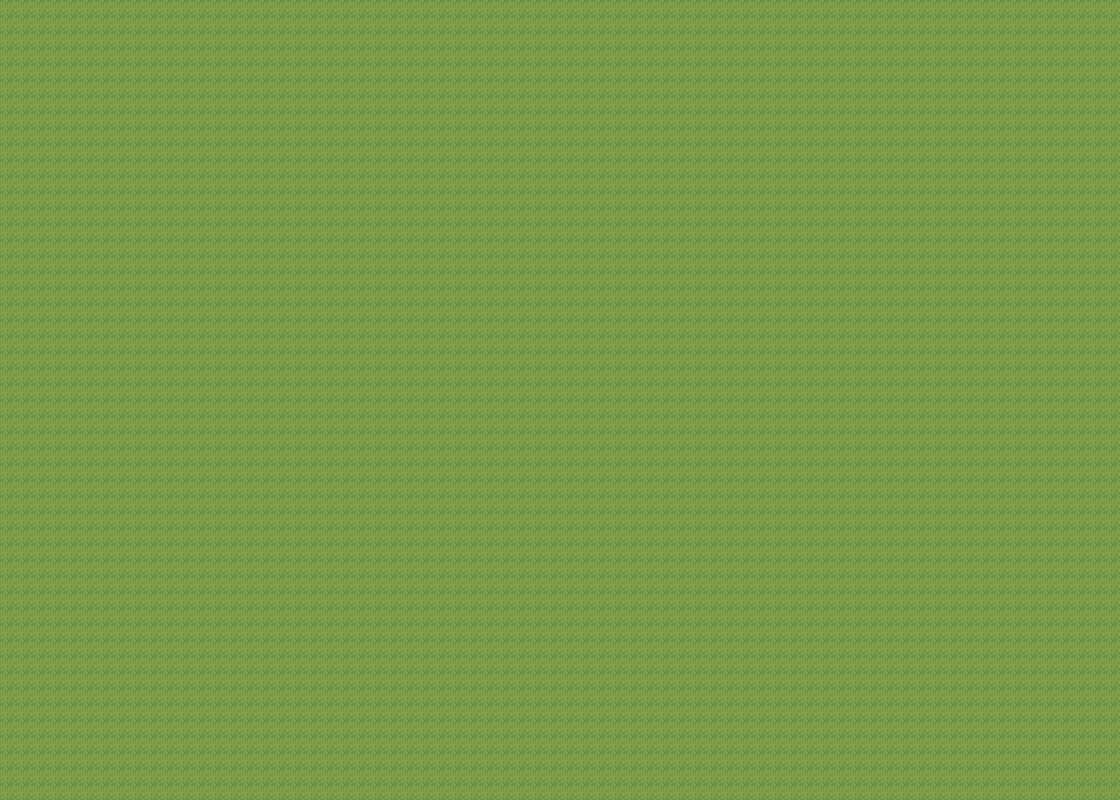

A level layout from a 2D game, rendered from its tile map. Below: a short description, then the map file with its tile-grid data intact:
An orthogonal 70x50 tile map with 16x16 px tiles, 1 tile layer (ice).

<map version="1.10" tiledversion="1.11.2" orientation="orthogonal" renderorder="right-down" width="70" height="50" tilewidth="16" tileheight="16" infinite="0" nextlayerid="25" nextobjectid="21">
 <tileset firstgid="1" name="ground" tilewidth="16" tileheight="16" tilecount="252" columns="12">
  <image source="image.png" width="192" height="336" />
 </tileset>
 <layer id="23" name="ice" width="70" height="50">
  <data encoding="csv">
1,1,1,1,1,1,1,1,1,1,1,1,1,1,1,1,1,1,1,1,1,1,1,1,1,1,1,1,1,1,1,1,1,1,1,1,1,1,1,1,1,1,1,1,1,1,1,1,1,1,1,1,1,1,1,1,1,1,1,1,1,1,1,1,1,1,1,1,1,1,
1,1,1,1,1,1,1,1,1,1,1,1,1,1,1,1,1,1,1,1,1,1,1,1,1,1,1,1,1,1,1,1,1,1,1,1,1,1,1,1,1,1,1,1,1,1,1,1,1,1,1,1,1,1,1,1,1,1,1,1,1,1,1,1,1,1,1,1,1,1,
1,1,1,1,1,1,1,1,1,1,1,1,1,1,1,1,1,1,1,1,1,1,1,1,1,1,1,1,1,1,1,1,1,1,1,1,1,1,1,1,1,1,1,1,1,1,1,1,1,1,1,1,1,1,1,1,1,1,1,1,1,1,1,1,1,1,1,1,1,1,
1,1,1,1,1,1,1,1,1,1,1,1,1,1,1,1,1,1,1,1,1,1,1,1,1,1,1,1,1,1,1,1,1,1,1,1,1,1,1,1,1,1,1,1,1,1,1,1,1,1,1,1,1,1,1,1,1,1,1,1,1,1,1,1,1,1,1,1,1,1,
1,1,1,1,1,1,1,1,1,1,1,1,1,1,1,1,1,1,1,1,1,1,1,1,1,1,1,1,1,1,1,1,1,1,1,1,1,1,1,1,1,1,1,1,1,1,1,1,1,1,1,1,1,1,1,1,1,1,1,1,1,1,1,1,1,1,1,1,1,1,
1,1,1,1,1,1,1,1,1,1,1,1,1,1,1,1,1,1,1,1,1,1,1,1,1,1,1,1,1,1,1,1,1,1,1,1,1,1,1,1,1,1,1,1,1,1,1,1,1,1,1,1,1,1,1,1,1,1,1,1,1,1,1,1,1,1,1,1,1,1,
1,1,1,1,1,1,1,1,1,1,1,1,1,1,1,1,1,1,1,1,1,1,1,1,1,1,1,1,1,1,1,1,1,1,1,1,1,1,1,1,1,1,1,1,1,1,1,1,1,1,1,1,1,1,1,1,1,1,1,1,1,1,1,1,1,1,1,1,1,1,
1,1,1,1,1,1,1,1,1,1,1,1,1,1,1,1,1,1,1,1,1,1,1,1,1,1,1,1,1,1,1,1,1,1,1,1,1,1,1,1,1,1,1,1,1,1,1,1,1,1,1,1,1,1,1,1,1,1,1,1,1,1,1,1,1,1,1,1,1,1,
1,1,1,1,1,1,1,1,1,1,1,1,1,1,1,1,1,1,1,1,1,1,1,1,1,1,1,1,1,1,1,1,1,1,1,1,1,1,1,1,1,1,1,1,1,1,1,1,1,1,1,1,1,1,1,1,1,1,1,1,1,1,1,1,1,1,1,1,1,1,
1,1,1,1,1,1,1,1,1,1,1,1,1,1,1,1,1,1,1,1,1,1,1,1,1,1,1,1,1,1,1,1,1,1,1,1,1,1,1,1,1,1,1,1,1,1,1,1,1,1,1,1,1,1,1,1,1,1,1,1,1,1,1,1,1,1,1,1,1,1,
1,1,1,1,1,1,1,1,1,1,1,1,1,1,1,1,1,1,1,1,1,1,1,1,1,1,1,1,1,1,1,1,1,1,1,1,1,1,1,1,1,1,1,1,1,1,1,1,1,1,1,1,1,1,1,1,1,1,1,1,1,1,1,1,1,1,1,1,1,1,
1,1,1,1,1,1,1,1,1,1,1,1,1,1,1,1,1,1,1,1,1,1,1,1,1,1,1,1,1,1,1,1,1,1,1,1,1,1,1,1,1,1,1,1,1,1,1,1,1,1,1,1,1,1,1,1,1,1,1,1,1,1,1,1,1,1,1,1,1,1,
1,1,1,1,1,1,1,1,1,1,1,1,1,1,1,1,1,1,1,1,1,1,1,1,1,1,1,1,1,1,1,1,1,1,1,1,1,1,1,1,1,1,1,1,1,1,1,1,1,1,1,1,1,1,1,1,1,1,1,1,1,1,1,1,1,1,1,1,1,1,
1,1,1,1,1,1,1,1,1,1,1,1,1,1,1,1,1,1,1,1,1,1,1,1,1,1,1,1,1,1,1,1,1,1,1,1,1,1,1,1,1,1,1,1,1,1,1,1,1,1,1,1,1,1,1,1,1,1,1,1,1,1,1,1,1,1,1,1,1,1,
1,1,1,1,1,1,1,1,1,1,1,1,1,1,1,1,1,1,1,1,1,1,1,1,1,1,1,1,1,1,1,1,1,1,1,1,1,1,1,1,1,1,1,1,1,1,1,1,1,1,1,1,1,1,1,1,1,1,1,1,1,1,1,1,1,1,1,1,1,1,
1,1,1,1,1,1,1,1,1,1,1,1,1,1,1,1,1,1,1,1,1,1,1,1,1,1,1,1,1,1,1,1,1,1,1,1,1,1,1,1,1,1,1,1,1,1,1,1,1,1,1,1,1,1,1,1,1,1,1,1,1,1,1,1,1,1,1,1,1,1,
1,1,1,1,1,1,1,1,1,1,1,1,1,1,1,1,1,1,1,1,1,1,1,1,1,1,1,1,1,1,1,1,1,1,1,1,1,1,1,1,1,1,1,1,1,1,1,1,1,1,1,1,1,1,1,1,1,1,1,1,1,1,1,1,1,1,1,1,1,1,
1,1,1,1,1,1,1,1,1,1,1,1,1,1,1,1,1,1,1,1,1,1,1,1,1,1,1,1,1,1,1,1,1,1,1,1,1,1,1,1,1,1,1,1,1,1,1,1,1,1,1,1,1,1,1,1,1,1,1,1,1,1,1,1,1,1,1,1,1,1,
1,1,1,1,1,1,1,1,1,1,1,1,1,1,1,1,1,1,1,1,1,1,1,1,1,1,1,1,1,1,1,1,1,1,1,1,1,1,1,1,1,1,1,1,1,1,1,1,1,1,1,1,1,1,1,1,1,1,1,1,1,1,1,1,1,1,1,1,1,1,
1,1,1,1,1,1,1,1,1,1,1,1,1,1,1,1,1,1,1,1,1,1,1,1,1,1,1,1,1,1,1,1,1,1,1,1,1,1,1,1,1,1,1,1,1,1,1,1,1,1,1,1,1,1,1,1,1,1,1,1,1,1,1,1,1,1,1,1,1,1,
1,1,1,1,1,1,1,1,1,1,1,1,1,1,1,1,1,1,1,1,1,1,1,1,1,1,1,1,1,1,1,1,1,1,1,1,1,1,1,1,1,1,1,1,1,1,1,1,1,1,1,1,1,1,1,1,1,1,1,1,1,1,1,1,1,1,1,1,1,1,
1,1,1,1,1,1,1,1,1,1,1,1,1,1,1,1,1,1,1,1,1,1,1,1,1,1,1,1,1,1,1,1,1,1,1,1,1,1,1,1,1,1,1,1,1,1,1,1,1,1,1,1,1,1,1,1,1,1,1,1,1,1,1,1,1,1,1,1,1,1,
1,1,1,1,1,1,1,1,1,1,1,1,1,1,1,1,1,1,1,1,1,1,1,1,1,1,1,1,1,1,1,1,1,1,1,1,1,1,1,1,1,1,1,1,1,1,1,1,1,1,1,1,1,1,1,1,1,1,1,1,1,1,1,1,1,1,1,1,1,1,
1,1,1,1,1,1,1,1,1,1,1,1,1,1,1,1,1,1,1,1,1,1,1,1,1,1,1,1,1,1,1,1,1,1,1,1,1,1,1,1,1,1,1,1,1,1,1,1,1,1,1,1,1,1,1,1,1,1,1,1,1,1,1,1,1,1,1,1,1,1,
1,1,1,1,1,1,1,1,1,1,1,1,1,1,1,1,1,1,1,1,1,1,1,1,1,1,1,1,1,1,1,1,1,1,1,1,1,1,1,1,1,1,1,1,1,1,1,1,1,1,1,1,1,1,1,1,1,1,1,1,1,1,1,1,1,1,1,1,1,1,
1,1,1,1,1,1,1,1,1,1,1,1,1,1,1,1,1,1,1,1,1,1,1,1,1,1,1,1,1,1,1,1,1,1,1,1,1,1,1,1,1,1,1,1,1,1,1,1,1,1,1,1,1,1,1,1,1,1,1,1,1,1,1,1,1,1,1,1,1,1,
1,1,1,1,1,1,1,1,1,1,1,1,1,1,1,1,1,1,1,1,1,1,1,1,1,1,1,1,1,1,1,1,1,1,1,1,1,1,1,1,1,1,1,1,1,1,1,1,1,1,1,1,1,1,1,1,1,1,1,1,1,1,1,1,1,1,1,1,1,1,
1,1,1,1,1,1,1,1,1,1,1,1,1,1,1,1,1,1,1,1,1,1,1,1,1,1,1,1,1,1,1,1,1,1,1,1,1,1,1,1,1,1,1,1,1,1,1,1,1,1,1,1,1,1,1,1,1,1,1,1,1,1,1,1,1,1,1,1,1,1,
1,1,1,1,1,1,1,1,1,1,1,1,1,1,1,1,1,1,1,1,1,1,1,1,1,1,1,1,1,1,1,1,1,1,1,1,1,1,1,1,1,1,1,1,1,1,1,1,1,1,1,1,1,1,1,1,1,1,1,1,1,1,1,1,1,1,1,1,1,1,
1,1,1,1,1,1,1,1,1,1,1,1,1,1,1,1,1,1,1,1,1,1,1,1,1,1,1,1,1,1,1,1,1,1,1,1,1,1,1,1,1,1,1,1,1,1,1,1,1,1,1,1,1,1,1,1,1,1,1,1,1,1,1,1,1,1,1,1,1,1,
1,1,1,1,1,1,1,1,1,1,1,1,1,1,1,1,1,1,1,1,1,1,1,1,1,1,1,1,1,1,1,1,1,1,1,1,1,1,1,1,1,1,1,1,1,1,1,1,1,1,1,1,1,1,1,1,1,1,1,1,1,1,1,1,1,1,1,1,1,1,
1,1,1,1,1,1,1,1,1,1,1,1,1,1,1,1,1,1,1,1,1,1,1,1,1,1,1,1,1,1,1,1,1,1,1,1,1,1,1,1,1,1,1,1,1,1,1,1,1,1,1,1,1,1,1,1,1,1,1,1,1,1,1,1,1,1,1,1,1,1,
1,1,1,1,1,1,1,1,1,1,1,1,1,1,1,1,1,1,1,1,1,1,1,1,1,1,1,1,1,1,1,1,1,1,1,1,1,1,1,1,1,1,1,1,1,1,1,1,1,1,1,1,1,1,1,1,1,1,1,1,1,1,1,1,1,1,1,1,1,1,
1,1,1,1,1,1,1,1,1,1,1,1,1,1,1,1,1,1,1,1,1,1,1,1,1,1,1,1,1,1,1,1,1,1,1,1,1,1,1,1,1,1,1,1,1,1,1,1,1,1,1,1,1,1,1,1,1,1,1,1,1,1,1,1,1,1,1,1,1,1,
1,1,1,1,1,1,1,1,1,1,1,1,1,1,1,1,1,1,1,1,1,1,1,1,1,1,1,1,1,1,1,1,1,1,1,1,1,1,1,1,1,1,1,1,1,1,1,1,1,1,1,1,1,1,1,1,1,1,1,1,1,1,1,1,1,1,1,1,1,1,
1,1,1,1,1,1,1,1,1,1,1,1,1,1,1,1,1,1,1,1,1,1,1,1,1,1,1,1,1,1,1,1,1,1,1,1,1,1,1,1,1,1,1,1,1,1,1,1,1,1,1,1,1,1,1,1,1,1,1,1,1,1,1,1,1,1,1,1,1,1,
1,1,1,1,1,1,1,1,1,1,1,1,1,1,1,1,1,1,1,1,1,1,1,1,1,1,1,1,1,1,1,1,1,1,1,1,1,1,1,1,1,1,1,1,1,1,1,1,1,1,1,1,1,1,1,1,1,1,1,1,1,1,1,1,1,1,1,1,1,1,
1,1,1,1,1,1,1,1,1,1,1,1,1,1,1,1,1,1,1,1,1,1,1,1,1,1,1,1,1,1,1,1,1,1,1,1,1,1,1,1,1,1,1,1,1,1,1,1,1,1,1,1,1,1,1,1,1,1,1,1,1,1,1,1,1,1,1,1,1,1,
1,1,1,1,1,1,1,1,1,1,1,1,1,1,1,1,1,1,1,1,1,1,1,1,1,1,1,1,1,1,1,1,1,1,1,1,1,1,1,1,1,1,1,1,1,1,1,1,1,1,1,1,1,1,1,1,1,1,1,1,1,1,1,1,1,1,1,1,1,1,
1,1,1,1,1,1,1,1,1,1,1,1,1,1,1,1,1,1,1,1,1,1,1,1,1,1,1,1,1,1,1,1,1,1,1,1,1,1,1,1,1,1,1,1,1,1,1,1,1,1,1,1,1,1,1,1,1,1,1,1,1,1,1,1,1,1,1,1,1,1,
1,1,1,1,1,1,1,1,1,1,1,1,1,1,1,1,1,1,1,1,1,1,1,1,1,1,1,1,1,1,1,1,1,1,1,1,1,1,1,1,1,1,1,1,1,1,1,1,1,1,1,1,1,1,1,1,1,1,1,1,1,1,1,1,1,1,1,1,1,1,
1,1,1,1,1,1,1,1,1,1,1,1,1,1,1,1,1,1,1,1,1,1,1,1,1,1,1,1,1,1,1,1,1,1,1,1,1,1,1,1,1,1,1,1,1,1,1,1,1,1,1,1,1,1,1,1,1,1,1,1,1,1,1,1,1,1,1,1,1,1,
1,1,1,1,1,1,1,1,1,1,1,1,1,1,1,1,1,1,1,1,1,1,1,1,1,1,1,1,1,1,1,1,1,1,1,1,1,1,1,1,1,1,1,1,1,1,1,1,1,1,1,1,1,1,1,1,1,1,1,1,1,1,1,1,1,1,1,1,1,1,
1,1,1,1,1,1,1,1,1,1,1,1,1,1,1,1,1,1,1,1,1,1,1,1,1,1,1,1,1,1,1,1,1,1,1,1,1,1,1,1,1,1,1,1,1,1,1,1,1,1,1,1,1,1,1,1,1,1,1,1,1,1,1,1,1,1,1,1,1,1,
1,1,1,1,1,1,1,1,1,1,1,1,1,1,1,1,1,1,1,1,1,1,1,1,1,1,1,1,1,1,1,1,1,1,1,1,1,1,1,1,1,1,1,1,1,1,1,1,1,1,1,1,1,1,1,1,1,1,1,1,1,1,1,1,1,1,1,1,1,1,
1,1,1,1,1,1,1,1,1,1,1,1,1,1,1,1,1,1,1,1,1,1,1,1,1,1,1,1,1,1,1,1,1,1,1,1,1,1,1,1,1,1,1,1,1,1,1,1,1,1,1,1,1,1,1,1,1,1,1,1,1,1,1,1,1,1,1,1,1,1,
1,1,1,1,1,1,1,1,1,1,1,1,1,1,1,1,1,1,1,1,1,1,1,1,1,1,1,1,1,1,1,1,1,1,1,1,1,1,1,1,1,1,1,1,1,1,1,1,1,1,1,1,1,1,1,1,1,1,1,1,1,1,1,1,1,1,1,1,1,1,
1,1,1,1,1,1,1,1,1,1,1,1,1,1,1,1,1,1,1,1,1,1,1,1,1,1,1,1,1,1,1,1,1,1,1,1,1,1,1,1,1,1,1,1,1,1,1,1,1,1,1,1,1,1,1,1,1,1,1,1,1,1,1,1,1,1,1,1,1,1,
1,1,1,1,1,1,1,1,1,1,1,1,1,1,1,1,1,1,1,1,1,1,1,1,1,1,1,1,1,1,1,1,1,1,1,1,1,1,1,1,1,1,1,1,1,1,1,1,1,1,1,1,1,1,1,1,1,1,1,1,1,1,1,1,1,1,1,1,1,1,
1,1,1,1,1,1,1,1,1,1,1,1,1,1,1,1,1,1,1,1,1,1,1,1,1,1,1,1,1,1,1,1,1,1,1,1,1,1,1,1,1,1,1,1,1,1,1,1,1,1,1,1,1,1,1,1,1,1,1,1,1,1,1,1,1,1,1,1,1,1
</data>
 </layer>
</map>
